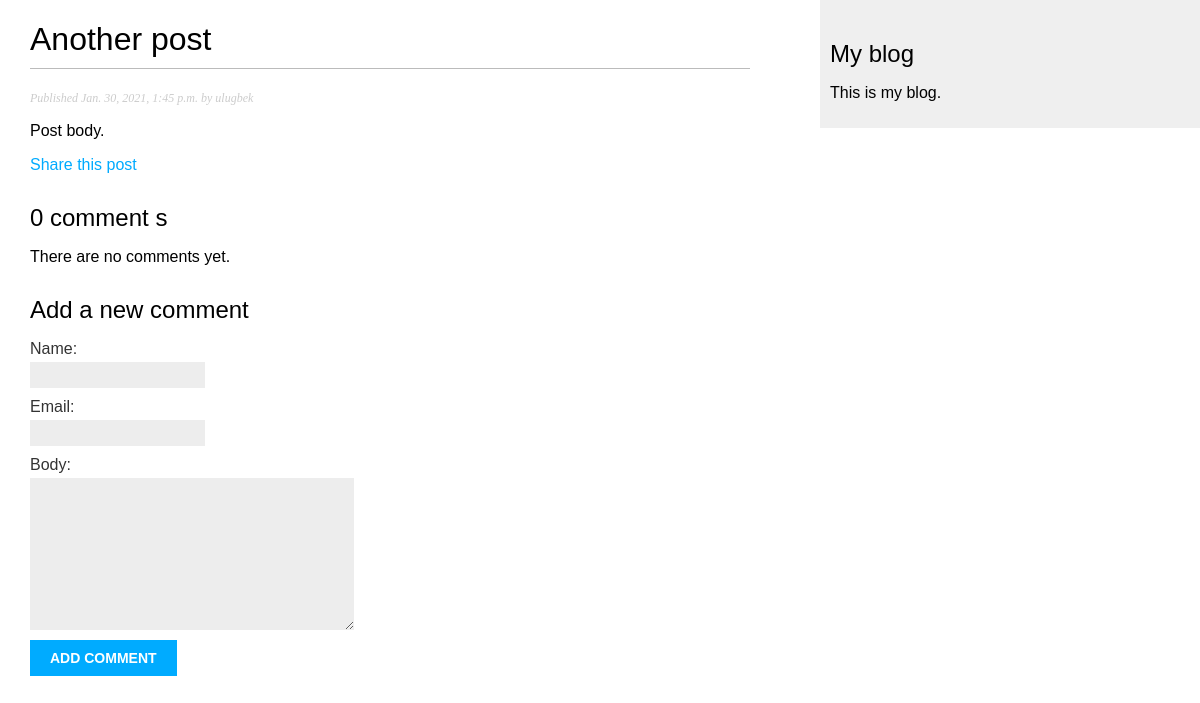
The app's page /blog/2021/1/30/another-post/ with its own data.
### blog/models.py (models this page shows, shortened)
class Post(models.Model):
    STATUS_CHOICES = (
        ('draft', 'Draft'),
        ('published', 'Published'),
    )
    title = models.CharField(max_length=250)
    slug = models.SlugField(max_length=250, unique_for_date='publish')
    author = models.ForeignKey(User, on_delete=models.CASCADE, related_name='blog_posts')
    body = models.TextField()
    publish = models.DateTimeField(default=timezone.now)
    created = models.DateTimeField(auto_now=True)
    updated = models.DateTimeField(auto_now=True)
    status = models.CharField(max_length=10, choices=STATUS_CHOICES, default='draft')
    objects = models.Manager() # Менеджер по умолчанию.
    published = PublishedManager() # Наш новый менеджер.
    class Meta:
        ordering = ('-publish',)
        verbose_name = "Post"
        verbose_name_plural = "Posts"

### blog/views.py (the view, shortened to what this page needs)
# urls.py: path('<int:year>/<int:month>/<int:day>/<slug:post>/', views.post_detail, name='post_detail'),
def post_detail(request, year, month, day, post):
    post = get_object_or_404(Post, slug=post, status='published', publish__year=year, publish__month=month, publish__day=day)
    comments = post.comments.filter(active=True)
    new_comment = None
    comment_form = CommentForm()
    return render(request, 'blog/post/detail.html', {'post': post,
                                                     'comments': comments,
                                                     'new_comment': new_comment,
                                                     'comment_form': comment_form })

### blog/forms.py
class CommentForm(forms.ModelForm):
    class Meta:
        model = Comment
        fields = ('name', 'email', 'body')

### blog/templates/blog/post/detail.html (shortened to what this page needs)
{% extends "base.html" %}
{% block content %}
    <h1>{{ post.title }}</h1>
    <p class="date">Published {{ post.publish }} by {{ post.author }}</p>
{{ post.body|linebreaks }}
    <p>
        <a href="{% url 'blog:post_share' post.id %}">Share this post</a>
    </p>
    {% with comments.count as total_comments %}
        <h2>{{ total_comments }} comment {{ total_comments|pluralize }}</h2>
    {% endwith %}
    {% for comment in comments  %}
        <div class="comment">
            <p class="info">
                Comment {{ forloop.counter }} by {{ comment.name }}
                {{ comment.cretated }}
            </p>
            {{ comment.body | linebreaks }}
        </div>
    {% empty %}
        <p>There are no comments yet.</p>
    {% endfor %}
    {% if new_comment %}
        <h2>Your comment has been added.</h2>
    {% else %}
        <h2>Add a new comment</h2>
        <form action="." method="post">
            {{ comment_form.as_p }}
            <p><input type="submit" value="Add comment"></p>
        </form>
    {% endif %}
{% endblock %}

### blog/static/blog.css (style rules this page uses)
body { margin: 0; padding: 0; font-family: helvetica, sans-serif; }
a { color: #00abff; text-decoration: none; }
h1 { font-weight: normal; border-bottom: 1px solid #bbb; padding: 0 0 10px 0; }
h2 { font-weight: normal; margin: 30px 0 0; }
p.date { color: #ccc; font-family: georgia, serif; font-size: 12px; font-style: italic; }
label { float: left; clear: both; color: #333; margin-bottom: 4px; }
input, textarea { clear: both; float: left; margin: 0 0 10px; background: #ededed; border: 0; padding: 6px 10px; font-size: 12px; }
input[type="submit"] { font-weight: bold; background: #00abff; color: #fff; padding: 10px 20px; font-size: 14px; text-transform: uppercase; }

### records on screen
Post: title "Another post", publish "Jan. 30, 2021, 1:45 p.m.", author "ulugbek", body "Post body."

### other values on screen
{{ total_comments }} "0"
